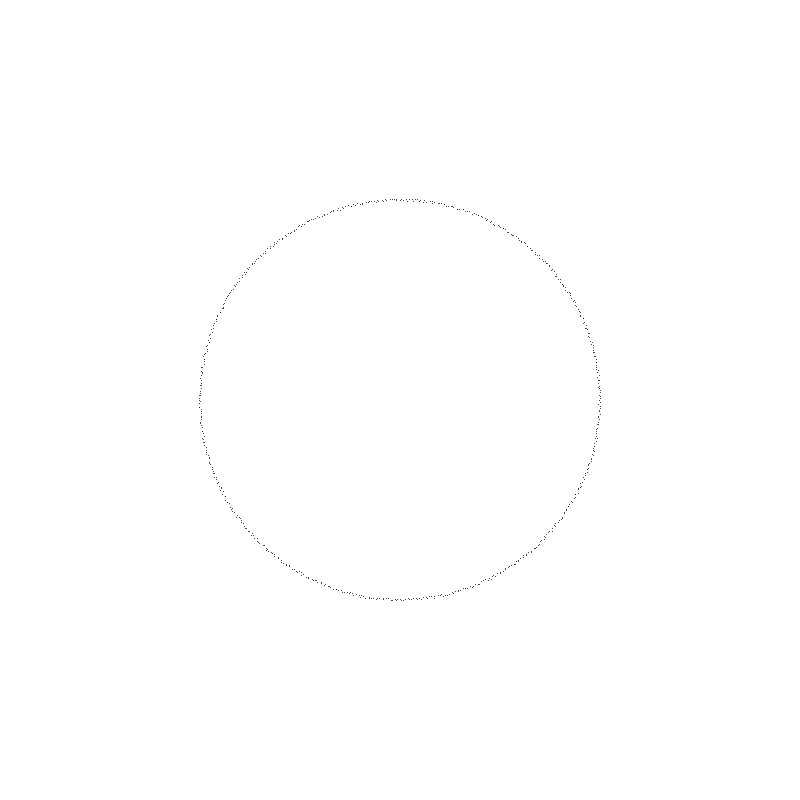
Frame 1 (no input)
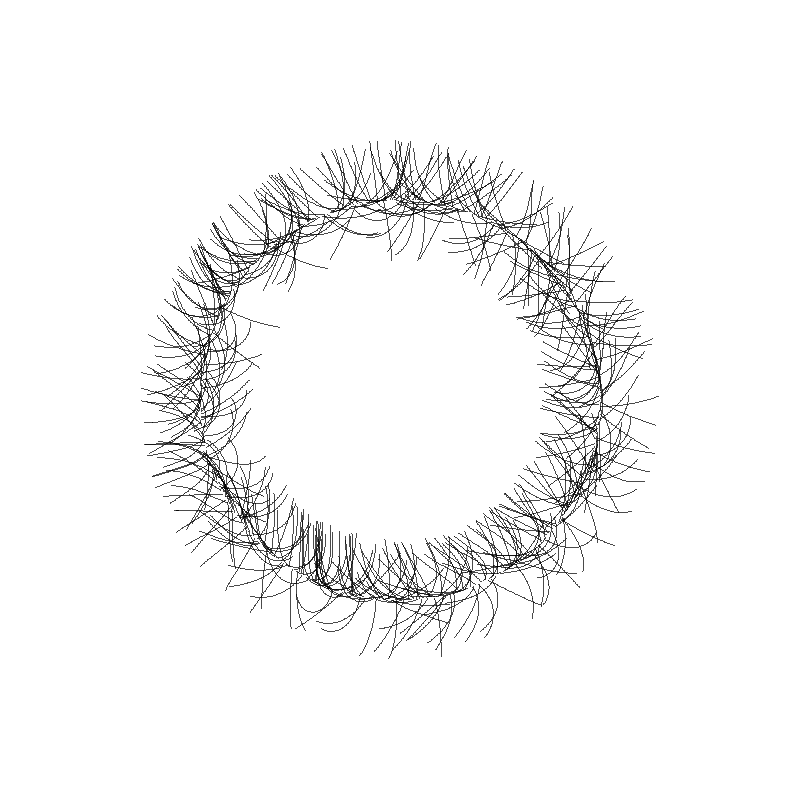
Frame 60 (the mouse pressed at the canvas centre just before this capture)
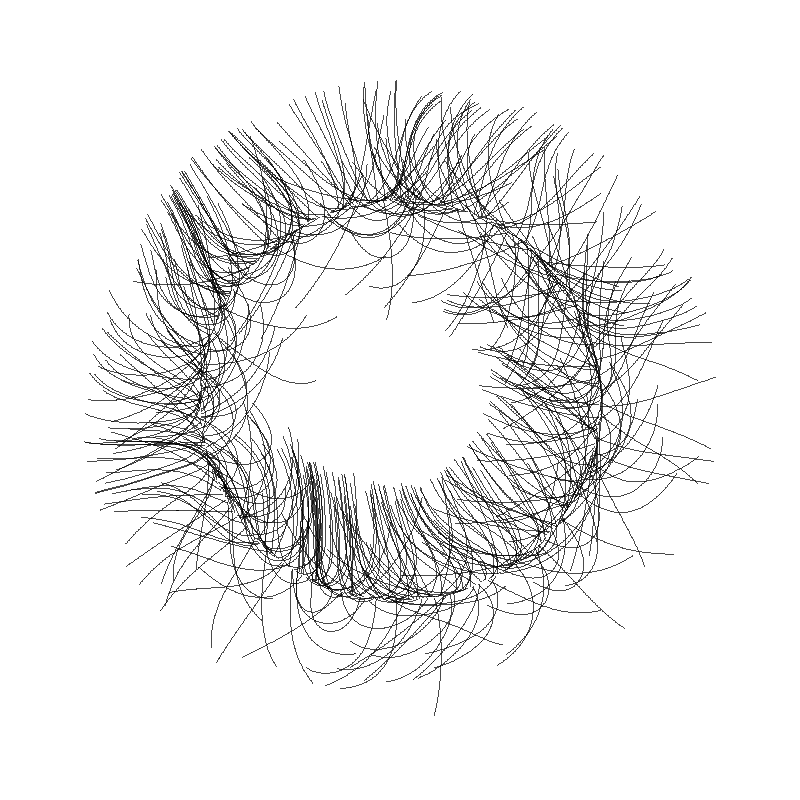
Frame 120 (the mouse held since frame 60 and released just before this capture)

The Processing sketch that drew these frames (run headless with seeded random() and noise(); from frame 60 on, the mouse is pressed at the canvas centre):

// Processing sketch: circleParticles_1
// ── circleParticles_1.pde
ArrayList<Particle> pts;
float rad;

void setup() {
  size(800, 800);
  background(255);
  initiateSystem(); 
  println(pts.size());
}

void initiateSystem() {
  rad = width/4;
  float step = 0.01;
  pts = new ArrayList<Particle>();
  for (float a = 0; a < TWO_PI; a += step) {
    float x = rad * cos(a) + width/2;
    float y = rad * sin(a) + height/2;
    PVector p = new PVector(x, y);
    pts.add(new Particle(p));
  }
}

void draw() {
  //background(255);
  for(int i = 0; i < pts.size(); i ++){
    pts.get(i).run();
  }
}

// ── Particle.pde
class Particle{
  PVector pos; //pos.x, pos.y
  float w = 1;
  float squiggly = 0.001;
  float noiseFactor;
  
  Particle(PVector p){
    pos = p;
    noiseFactor = random(1, 20);
  }
  
  void run(){
    move();
    display();
  }
  
  void display(){
    stroke(0);
    strokeWeight(w);
    point(pos.x, pos.y);
  }
  
  void move(){//noise()
  float theta = noise(pos.x*squiggly, pos.y*squiggly)*PI*noiseFactor;
  PVector v = PVector.fromAngle(theta);
  pos.add(v);
  }
}
